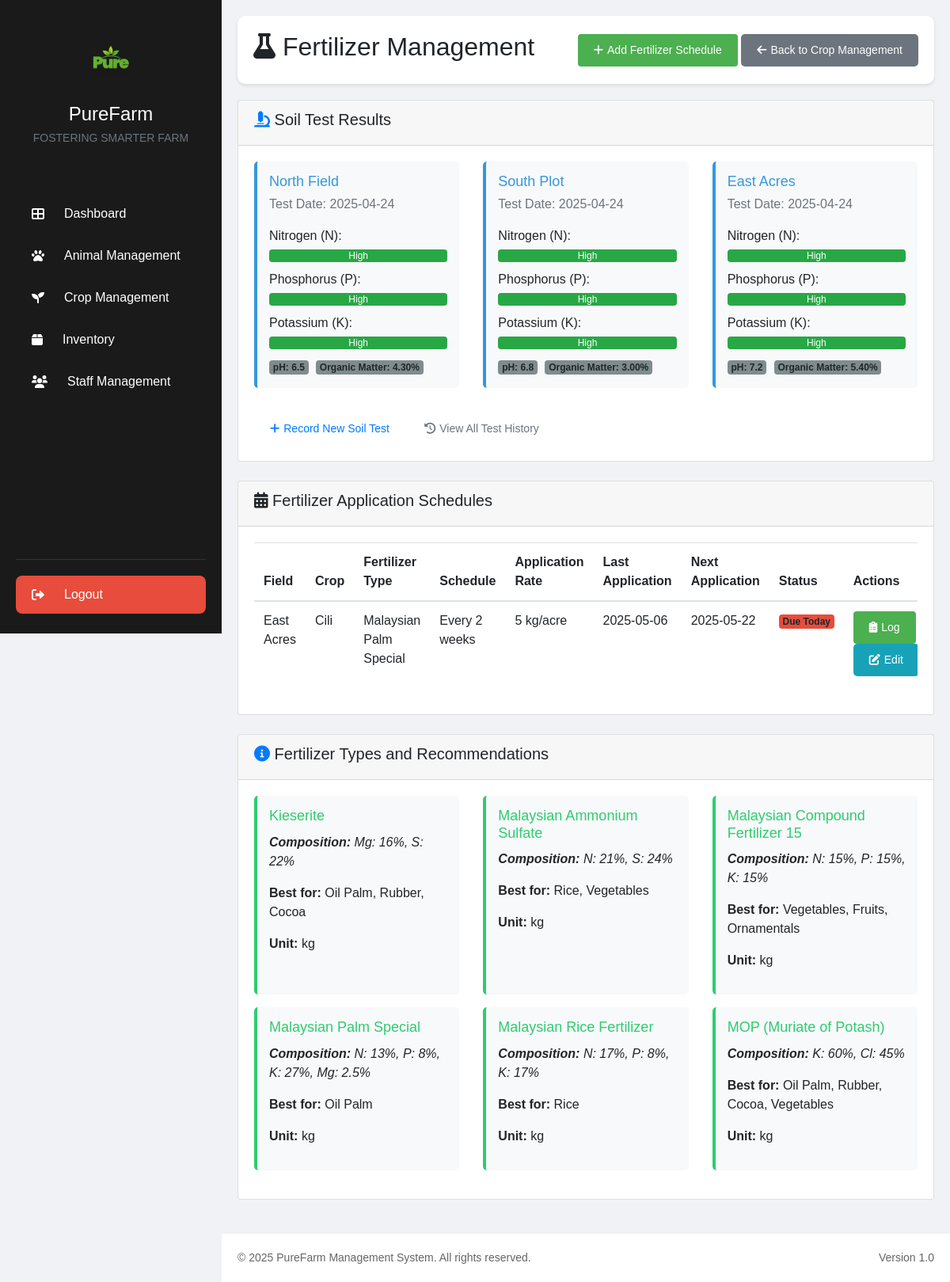
Screenshot of /fertilizer_management.php (signed in) with the database file from the repository.
### tables this page shows
CREATE TABLE `soil_tests` (
  `id` int(11) NOT NULL,
  `field_id` int(11) NOT NULL,
  `test_date` date NOT NULL,
  `ph_level` decimal(3,1) DEFAULT NULL,
  `moisture_percentage` decimal(5,2) DEFAULT NULL,
  `temperature` decimal(5,2) DEFAULT NULL,
  `nitrogen_level` varchar(10) DEFAULT NULL,
  `phosphorus_level` varchar(10) DEFAULT NULL,
  `potassium_level` varchar(10) DEFAULT NULL,
  `organic_matter` decimal(5,2) DEFAULT NULL,
  `notes` text DEFAULT NULL,
  `created_at` timestamp NOT NULL DEFAULT current_timestamp(),
  `updated_at` timestamp NOT NULL DEFAULT current_timestamp() ON UPDATE current_timestamp()
);

CREATE TABLE `fields` (
  `id` int(11) NOT NULL,
  `field_name` varchar(100) NOT NULL,
  `location` varchar(255) NOT NULL,
  `area` decimal(10,2) NOT NULL COMMENT 'in acres/hectares',
  `soil_type` varchar(100) DEFAULT NULL,
  `last_crop` varchar(100) DEFAULT NULL,
  `notes` text DEFAULT NULL,
  `created_at` timestamp NOT NULL DEFAULT current_timestamp(),
  `updated_at` timestamp NOT NULL DEFAULT current_timestamp() ON UPDATE current_timestamp(),
  `status` varchar(20) DEFAULT 'active'
);

CREATE TABLE `fertilizer_schedules` (
  `id` int(11) NOT NULL,
  `crop_id` int(11) NOT NULL,
  `fertilizer_type_id` int(11) NOT NULL,
  `schedule_description` varchar(255) NOT NULL,
  `application_rate` varchar(100) NOT NULL,
  `last_application_date` date DEFAULT NULL,
  `next_application_date` date NOT NULL,
  `created_at` timestamp NOT NULL DEFAULT current_timestamp()
);

CREATE TABLE `crops` (
  `id` int(11) NOT NULL,
  `crop_name` varchar(100) NOT NULL,
  `variety` varchar(100) DEFAULT NULL,
  `field_id` int(11) DEFAULT NULL,
  `planting_date` date NOT NULL,
  `expected_harvest_date` date DEFAULT NULL,
  `actual_harvest_date` date DEFAULT NULL,
  `growth_stage` varchar(50) DEFAULT 'seedling',
  `status` varchar(50) DEFAULT 'active' COMMENT 'active, harvested, failed',
  `next_action` varchar(100) DEFAULT NULL,
  `next_action_date` date DEFAULT NULL,
  `notes` text DEFAULT NULL,
  `created_at` timestamp NOT NULL DEFAULT current_timestamp(),
  `updated_at` timestamp NOT NULL DEFAULT current_timestamp() ON UPDATE current_timestamp()
);

CREATE TABLE `fertilizer_types` (
  `id` int(11) NOT NULL,
  `name` varchar(100) NOT NULL,
  `nutrient_composition` varchar(255) NOT NULL,
  `recommended_crops` text NOT NULL,
  `unit_of_measure` varchar(50) NOT NULL
);

### fertilizer_management.php (the view, shortened to what the rows shown need)
<?php
require_once 'includes/db.php';
try {
    $stmt = $pdo->prepare("
        SELECT f.*, c.crop_name, fi.field_name
        FROM fertilizer_schedules f
        JOIN crops c ON f.crop_id = c.id
        JOIN fields fi ON c.field_id = fi.id
        ORDER BY f.next_application_date ASC
    ");
    $stmt->execute();
    $fertilizer_schedules = $stmt->fetchAll(PDO::FETCH_ASSOC);
    $stmt = $pdo->prepare("
        SELECT id, name, nutrient_composition, recommended_crops, unit_of_measure
        FROM fertilizer_types
        ORDER BY name
    ");
    $stmt->execute();
    $fertilizer_types = $stmt->fetchAll(PDO::FETCH_ASSOC);
    $stmt = $pdo->prepare("
        SELECT st.*, f.field_name
        FROM soil_tests st
        JOIN fields f ON st.field_id = f.id
        WHERE test_date = (
            SELECT MAX(test_date) FROM soil_tests WHERE field_id = st.field_id
        )
        ORDER BY test_date DESC
    ");
    $stmt->execute();
    $soil_tests = $stmt->fetchAll(PDO::FETCH_ASSOC);
} catch(PDOException $e) {
    error_log("Error fetching fertilizer data: " . $e->getMessage());
    $fertilizer_schedules = [];
    $fertilizer_types = [];
    $soil_tests = [];
}
include 'includes/header.php';
?>
<div class="main-content">
    <div class="page-header">
        <h2><i class="fas fa-flask"></i> Fertilizer Management</h2>
    </div>
    <div class="card mb-4">
        <div class="card-body">
            <?php if (empty($soil_tests)): ?>
                <div class="alert alert-info">
                    No recent soil test results available. Consider conducting soil tests to optimize fertilizer application.
                </div>
            <?php else: ?>
                <div class="row">
                    <?php foreach ($soil_tests as $index => $test): ?>
                        <?php if ($index < 3):  ?>
                            <div class="col-md-4">
                                <div class="soil-test-card">
                                    <h4><?php echo htmlspecialchars($test['field_name']); ?></h4>
                                    <p class="text-muted">Test Date: <?php echo htmlspecialchars($test['test_date']); ?></p>
                                    <div class="nutrient-level">
                                        <span class="nutrient-name">Nitrogen (N):</span>
                                        <div class="progress">
                                            <?php
                                            $n_level = $test['nitrogen_level'];
                                            $n_class = 'bg-danger';
                                            $n_text = 'Low';
                                            if ($n_level > 30 && $n_level <= 60) {
                                                $n_class = 'bg-warning';
                                                $n_text = 'Medium';
                                            } elseif ($n_level > 60) {
                                                $n_class = 'bg-success';
                                                $n_text = 'High';
                                            }
                                            ?>
                                            <div class="progress-bar <?php echo $n_class; ?>" role="progressbar"
                                                 style="width: <?php echo min(100, $n_level); ?>%"
                                                 aria-valuenow="<?php echo $n_level; ?>" aria-valuemin="0" aria-valuemax="100">
                                                <?php echo $n_text; ?>
                                            </div>
                                        </div>
                                    </div>
                                    <div class="nutrient-level">
                                        <span class="nutrient-name">Phosphorus (P):</span>
                                        <div class="progress">
                                            <?php
                                            $p_level = $test['phosphorus_level'];
                                            $p_class = 'bg-danger';
                                            $p_text = 'Low';
                                            if ($p_level > 30 && $p_level <= 60) {
                                                $p_class = 'bg-warning';
                                                $p_text = 'Medium';
                                            } elseif ($p_level > 60) {
                                                $p_class = 'bg-success';
                                                $p_text = 'High';
                                            }
                                            ?>
                                            <div class="progress-bar <?php echo $p_class; ?>" role="progressbar"
                                                 style="width: <?php echo min(100, $p_level); ?>%"
                                                 aria-valuenow="<?php echo $p_level; ?>" aria-valuemin="0" aria-valuemax="100">
                                                <?php echo $p_text; ?>
                                            </div>
                                        </div>
                                    </div>
                                    <div class="nutrient-level">
                                        <span class="nutrient-name">Potassium (K):</span>
                                        <div class="progress">
                                            <?php
                                            $k_level = $test['potassium_level'];
                                            $k_class = 'bg-danger';
                                            $k_text = 'Low';
                                            if ($k_level > 30 && $k_level <= 60) {
                                                $k_class = 'bg-warning';
                                                $k_text = 'Medium';
                                            } elseif ($k_level > 60) {
                                                $k_class = 'bg-success';
                                                $k_text = 'High';
                                            }
                                            ?>
                                            <div class="progress-bar <?php echo $k_class; ?>" role="progressbar"
                                                 style="width: <?php echo min(100, $k_level); ?>%"
                                                 aria-valuenow="<?php echo $k_level; ?>" aria-valuemin="0" aria-valuemax="100">
                                                <?php echo $k_text; ?>
                                            </div>
                                        </div>
                                    </div>
                                    <div class="mt-2">
                                        <span class="badge bg-secondary">pH: <?php echo $test['ph_level']; ?></span>
                                        <span class="badge bg-secondary">Organic Matter: <?php echo $test['organic_matter']; ?>%</span>
                                    </div>
                                </div>
                            </div>
                        <?php endif; ?>
                    <?php endforeach; ?>
                </div>
            <?php endif; ?>
        </div>
    </div>
    <div class="card mb-4">
        <div class="card-body">
            <div class="table-responsive">
                <table class="table table-hover">
                    <thead>
                        <tr>
                            <th>Field</th>
                            <th>Crop</th>
                            <th>Fertilizer Type</th>
                            <th>Schedule</th>
                            <th>Application Rate</th>
                            <th>Last Application</th>
                            <th>Next Application</th>
                            <th>Status</th>
                            <th>Actions</th>
                        </tr>
                    </thead>
                    <tbody>
                        <?php if (empty($fertilizer_schedules)): ?>
                            <tr>
                                <td colspan="9" class="text-center">No fertilizer schedules found</td>
                            </tr>
                        <?php else: ?>
                            <?php foreach ($fertilizer_schedules as $schedule): ?>
                                <?php
                                $next_date = new DateTime($schedule['next_application_date']);
                                $today = new DateTime();
                                $diff = $today->diff($next_date);
                                $days_diff = $diff->format("%R%a");
                                if ($days_diff <= 0) {
                                    $status_class = "danger";
                                    $status_text = "Due Today";
                                } elseif ($days_diff <= 3) {
                                    $status_class = "warning";
                                    $status_text = "Due in " . $days_diff . " days";
                                } else {
                                    $status_class = "success";
                                    $status_text = "Scheduled";
                                }
                                $fertilizer_name = "Unknown";
                                foreach ($fertilizer_types as $type) {
                                    if ($type['id'] == $schedule['fertilizer_type_id']) {
                                        $fertilizer_name = $type['name'];
                                        break;
                                    }
                                }
                                ?>
                                <tr>
                                    <td><?php echo htmlspecialchars($schedule['field_name']); ?></td>
                                    <td><?php echo htmlspecialchars($schedule['crop_name']); ?></td>
                                    <td><?php echo htmlspecialchars($fertilizer_name); ?></td>
                                    <td><?php echo htmlspecialchars($schedule['schedule_description']); ?></td>
                                    <td><?php echo htmlspecialchars($schedule['application_rate']); ?></td>
                                    <td><?php echo htmlspecialchars($schedule['last_application_date']); ?></td>
                                    <td><?php echo htmlspecialchars($schedule['next_application_date']); ?></td>
                                    <td><span class="badge bg-<?php echo $status_class; ?>"><?php echo $status_text; ?></span></td>
                                    <td>
                                        <button class="btn btn-sm btn-primary log-application-btn"
                                                data-id="<?php echo $schedule['id']; ?>"
                                                data-crop="<?php echo htmlspecialchars($schedule['crop_name']); ?>"
                                                data-field="<?php echo htmlspecialchars($schedule['field_name']); ?>"
                                                data-fertilizer="<?php echo htmlspecialchars($fertilizer_name); ?>"
                                                data-schedule="<?php echo htmlspecialchars($schedule['schedule_description']); ?>"
                                                data-rate="<?php echo htmlspecialchars($schedule['application_rate']); ?>">
                                            <i class="fas fa-clipboard-list"></i> Log
                                        </button>
                                        <button class="btn btn-sm btn-info"
                                                data-id="<?php echo $schedule['id']; ?>"
                                                data-crop-id="<?php echo $schedule['crop_id']; ?>"
                                                data-fertilizer-id="<?php echo $schedule['fertilizer_type_id']; ?>"
                                                data-rate="<?php echo htmlspecialchars($schedule['application_rate']); ?>"
                                                data-schedule="<?php echo htmlspecialchars($schedule['schedule_description']); ?>"
                                                data-last-date="<?php echo htmlspecialchars($schedule['last_application_date']); ?>"
                                                data-next-date="<?php echo htmlspecialchars($schedule['next_application_date']); ?>">
                                            <i class="fas fa-edit"></i> Edit
                                        </button>
                                    </td>
                                </tr>
                            <?php endforeach; ?>
                        <?php endif; ?>
                    </tbody>
                </table>
            </div>
        </div>
    </div>
    <div class="card mb-4">
        <div class="card-body">
            <div class="row">
                <?php foreach ($fertilizer_types as $index => $type): ?>
                    <?php if ($index < 6):  ?>
                        <div class="col-md-4 mb-3">
                            <div class="fertilizer-type-card">
                                <h4><?php echo htmlspecialchars($type['name']); ?></h4>
                                <p class="composition">
                                    <strong>Composition:</strong> <?php echo htmlspecialchars($type['nutrient_composition']); ?>
                                </p>
                                <p>
                                    <strong>Best for:</strong> <?php echo htmlspecialchars($type['recommended_crops']); ?>
                                </p>
                                <p>
                                    <strong>Unit:</strong> <?php echo htmlspecialchars($type['unit_of_measure']); ?>
                                </p>
                            </div>
                        </div>
                    <?php endif; ?>
                <?php endforeach; ?>
            </div>
        </div>
    </div>
</div>
<?php include 'includes/footer.php'; ?>

### rows the page displays
soil_tests: field.field_name "North Field", test_date "2025-04-24", nitrogen_level "High", phosphorus_level "High", potassium_level "High", ph_level "6.5", organic_matter "4.30"
soil_tests: field.field_name "South Plot", test_date "2025-04-24", nitrogen_level "High", phosphorus_level "High", potassium_level "High", ph_level "6.8", organic_matter "3.00"
soil_tests: field.field_name "East Acres", test_date "2025-04-24", nitrogen_level "High", phosphorus_level "High", potassium_level "High", ph_level "7.2", organic_matter "5.40"
fertilizer_schedules: fields.field_name "East Acres", crop.crop_name "Cili", fertilizer_type.name "Malaysian Palm Special", schedule_description "Every 2 weeks", application_rate "5 kg/acre", last_application_date "2025-05-06", next_application_date "2025-05-22", next_application_date "Due Today"
fertilizer_types: name "Kieserite", nutrient_composition "Mg: 16%, S: 22%", recommended_crops "Oil Palm, Rubber, Cocoa", unit_of_measure "kg"
fertilizer_types: name "Malaysian Ammonium Sulfate", nutrient_composition "N: 21%, S: 24%", recommended_crops "Rice, Vegetables", unit_of_measure "kg"
fertilizer_types: name "Malaysian Compound Fertilizer 15", nutrient_composition "N: 15%, P: 15%, K: 15%", recommended_crops "Vegetables, Fruits, Ornamentals", unit_of_measure "kg"
fertilizer_types: name "Malaysian Palm Special", nutrient_composition "N: 13%, P: 8%, K: 27%, Mg: 2.5%", recommended_crops "Oil Palm", unit_of_measure "kg"
fertilizer_types: name "Malaysian Rice Fertilizer", nutrient_composition "N: 17%, P: 8%, K: 17%", recommended_crops "Rice", unit_of_measure "kg"
fertilizer_types: name "MOP (Muriate of Potash)", nutrient_composition "K: 60%, Cl: 45%", recommended_crops "Oil Palm, Rubber, Cocoa, Vegetables", unit_of_measure "kg"
